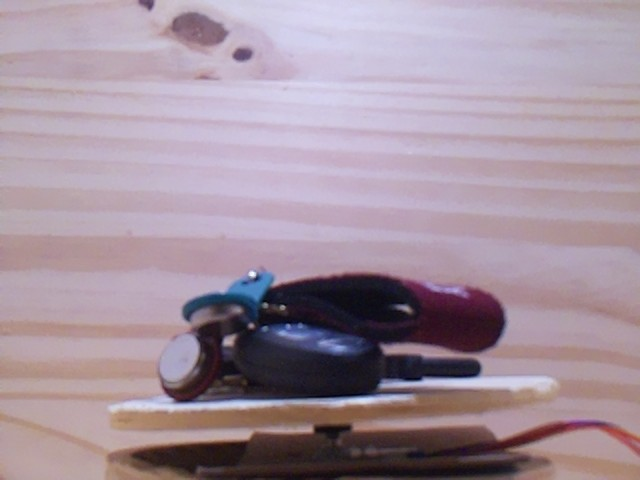
#> input picture Sample_Data/Keys_Lit/test2.jpg, 640 x 480 px, found by its file name
$ python contour_test.py
#> lines starting #> are read from the running program, lines starting #| are printed output that depends on the picture; after the words box and inside, x2 and y2 are one past the last pixel; in counts of white or black regions, pixels touching at a corner belong together
import numpy as np
import cv2 as cv
from matplotlib import pyplot as plt
from matplotlib import cm
def toTuple(contour, x_arr, y_arr, inc):
    i = 0
    while(i < len(contour)):
        testString = str(contour[i][0])
        testString = testString.replace('[[', '')
        testString = testString.replace(']]', '')
        string_seperate = testString.split()
        x_arr.append(int(string_seperate[0]))
        y_arr.append(int(string_seperate[1]))

        ang_arr.append(inc * 15)
        i += 1


i = 0
x_arr = []
y_arr = []
#z_arr = []
ang_arr = []
contour_array = []
while(i < 1):
    #image = cv.imread('Sample_Data/Laser_Bottle/test' + str(i) + '.jpg')
    image = cv.imread('Sample_Data/Object/test2.jpg')
#> image is the input picture: shape (480, 640, 3); mean B, G, R 157.7, 145, 162.9
    #cv.waitKey(0)
    assert image is not None, "file could not be read, check with os.path.exists()"
    gray = cv.cvtColor(image, cv.COLOR_BGR2GRAY)
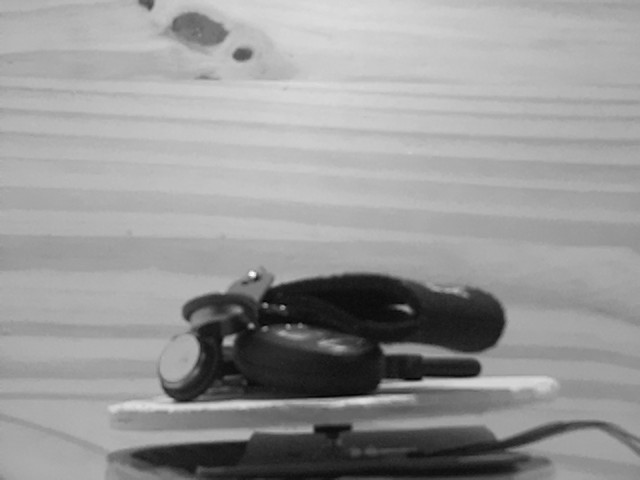
#> gray: shape (480, 640); min 3, max 250, mean 151.8
    ret, thresh = cv.threshold(gray, 127, 255, 0)
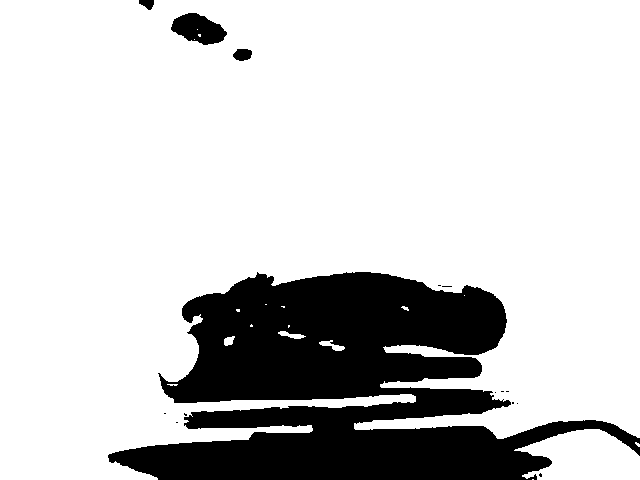
#> thresh: shape (480, 640); 80.2% white; 15 black regions (11 under 20 px)
    contours, hierarchy = cv.findContours(thresh, cv.RETR_TREE, cv.CHAIN_APPROX_SIMPLE)
#> contours = 32 contours, 24 with area under 20; largest, box (x1, y1, x2, y2) and area: (0, 0, 640, 480) 240817, (514, 429, 640, 480) 4382, (170, 12, 228, 46) 1232, (232, 48, 253, 62) 203, (319, 340, 345, 351) 94, (278, 331, 306, 339) 82, (224, 336, 235, 346) 61, (441, 285, 453, 288) 20
    #cv.imshow('Canny Edges After Contouring', thresh)
    #plt.show()
    #cv.imshow('Contours', image)
    print(contours)
#> (printed output is left out)
    plt.imshow(thresh)
    plt.show()
    # [9 lines of commented-out code are left out]
    cv.waitKey(0)
    i += 1

# [6 lines of commented-out code are left out]
i = 0
# [21 lines of commented-out code are left out]

$ run again, with Sample_Data/Keys_Lit/test10.jpg copied over Sample_Data/Keys_Lit/test2.jpg
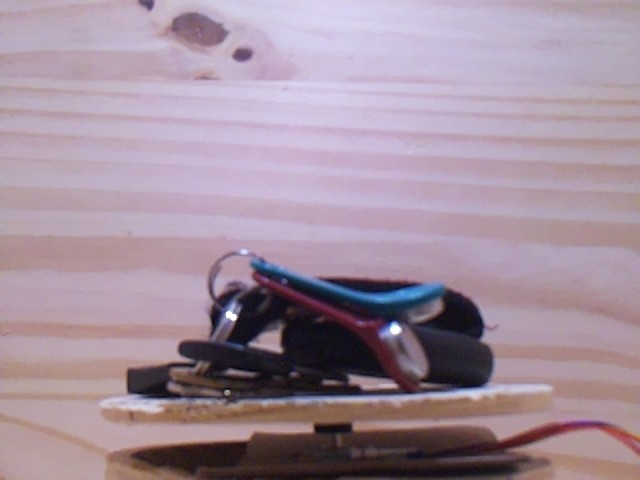
#> input picture Sample_Data/Keys_Lit/test10.jpg, 640 x 480 px, found by its file name
#> image is the input picture: shape (480, 640, 3); mean B, G, R 157.6, 143.3, 162.7
#> `gray = cv.cvtColor(image, cv.COLOR_BGR2GRAY)`:
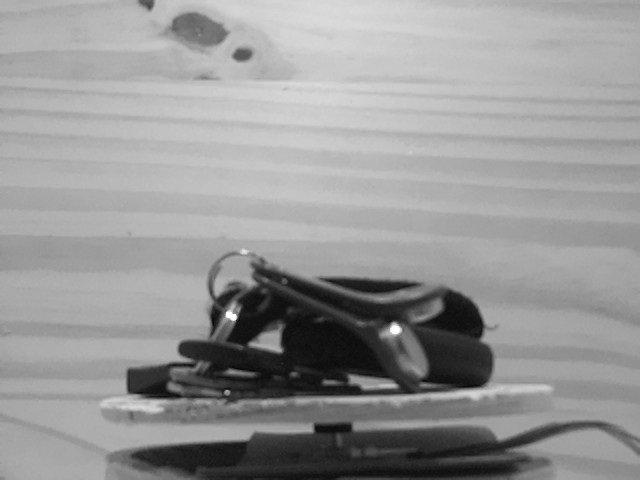
#> gray: shape (480, 640); min 4, max 255, mean 150.8
#> `ret, thresh = cv.threshold(gray, 127, 255, 0)`:
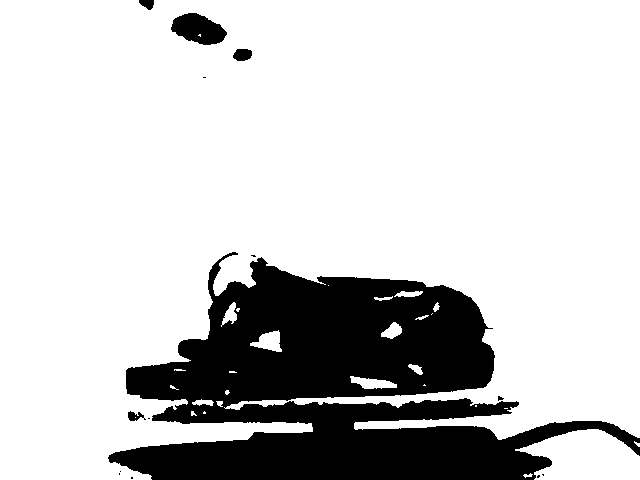
#> thresh: shape (480, 640); 79.8% white; 14 black regions (9 under 20 px)
#> contours = 42 contours, 27 with area under 20; largest, box (x1, y1, x2, y2) and area: (0, 0, 640, 480) 238266, (515, 429, 640, 480) 4308, (170, 12, 228, 46) 1268, (250, 330, 282, 352) 364, (350, 376, 397, 389) 312
#> (printed output is left out)
